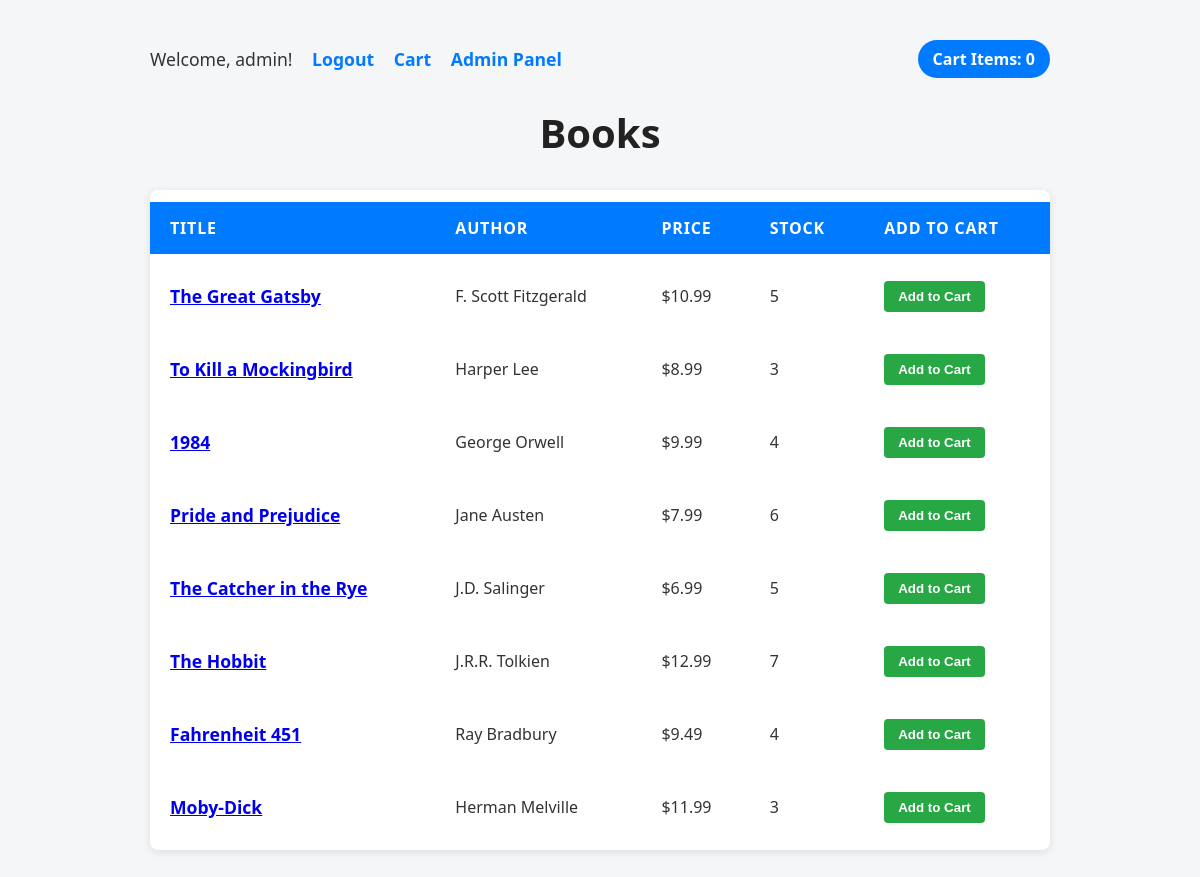
The app's page / (signed in) with its own data.
### bookstore_app/models.py (models this page shows, shortened)
class Book(models.Model):
    title = models.CharField(max_length=200)
    author = models.CharField(max_length=100)
    description = models.TextField(blank=True)
    price = models.DecimalField(max_digits=6, decimal_places=2)
    stock = models.PositiveIntegerField(default=0)
    created_at = models.DateTimeField(auto_now_add=True)
    updated_at = models.DateTimeField(auto_now=True)

### bookstore_app/views.py (the view)
# urls.py: path('', BookListView.as_view(), name='book_list'),
class BookListView(View):
    def get(self, request):
        books = Book.objects.all()
        cart = request.session.get('cart', {})
        cart_item_count = sum(cart.values())
        return render(request, 'book_list.html', {'books': books, 'cart_item_count': cart_item_count})

### bookstore_app/templates/book_list.html (shortened to what this page needs)
<!DOCTYPE html>
<html>
<head>
</head>
<body>
    <div class="header">
        <div class="welcome">
            {% if user.is_authenticated %}
                Welcome, {{ user.username }}!
                <a href="{% url 'bookstore_app:logout' %}">Logout</a>
                <a href="{% url 'bookstore_app:cart' %}">Cart</a>
                {% if user.is_staff %}
                    <a href="{% url 'bookstore_app:admin_book_list' %}">Admin Panel</a>
                {% endif %}
            {% else %}
                <a href="{% url 'bookstore_app:login' %}">Login</a> |
                <a href="{% url 'bookstore_app:register' %}">Register</a>
            {% endif %}
        </div>
        <a href="{% url 'bookstore_app:cart' %}" class="cart-info">
            Cart Items: {{ cart_item_count|default:"0" }}
        </a>
    </div>
    <h1>Books</h1>
    <table>
        <thead>
            <tr>
                <th>Title</th>
                <th>Author</th>
                <th>Price</th>
                <th>Stock</th>
                <th>Add to Cart</th>
            </tr>
        </thead>
        <tbody>
            {% for book in books %}
            <tr>
                <td><a href="{% url 'bookstore_app:book_detail' book.pk %}">{{ book.title }}</a></td>
                <td>{{ book.author }}</td>
                <td>${{ book.price }}</td>
                <td>{{ book.stock }}</td>
                <td>
                    <form action="{% url 'bookstore_app:add_to_cart' book.pk %}" method="post">
                        <button type="submit">Add to Cart</button>
                    </form>
                </td>
            </tr>
            {% empty %}
            <tr>
                <td colspan="5">No books available.</td>
            </tr>
            {% endfor %}
        </tbody>
    </table>
</body>
</html>

### bookstore_app/templates/book_list.html (style rules this page uses)
body { font-family: 'Segoe UI', Tahoma, Geneva, Verdana, sans-serif; background-color: #f4f6f8; margin: 40px auto; max-width: 900px; color: #333; }
h1 { text-align: center; color: #222; margin-bottom: 30px; font-weight: 700; font-size: 2.5em; }
.header { display: flex; justify-content: space-between; align-items: center; margin-bottom: 20px; }
.header .welcome { font-size: 1.1em; }
.header .cart-info { font-weight: 600; font-size: 1em; background-color: #007BFF; color: white; padding: 8px 15px; border-radius: 20px; cursor: pointer; text-decoration: none; }
.header a { color: #007BFF; text-decoration: none; margin-left: 15px; font-weight: 600; }
table { width: 100%; border-collapse: separate; border-spacing: 0 12px; box-shadow: 0 2px 8px rgba(0,0,0,0.1); background-color: white; border-radius: 8px; overflow: hidden; }
th, td { padding: 15px 20px; text-align: left; }
th { background-color: #007BFF; color: white; font-weight: 600; text-transform: uppercase; letter-spacing: 0.05em; }
tbody tr { transition: background-color 0.3s ease; }
tbody tr td:first-child { font-weight: 600; font-size: 1.1em; }
form { margin: 0; }
button { background-color: #28a745; border: none; color: white; padding: 8px 14px; border-radius: 4px; cursor: pointer; font-weight: 600; transition: background-color 0.3s ease; }

### records on screen
Book: title "The Great Gatsby", author "F. Scott Fitzgerald", price "10.99", stock "5"
Book: title "To Kill a Mockingbird", author "Harper Lee", price "8.99", stock "3"
Book: title "1984", author "George Orwell", price "9.99", stock "4"
Book: title "Pride and Prejudice", author "Jane Austen", price "7.99", stock "6"
Book: title "The Catcher in the Rye", author "J.D. Salinger", price "6.99", stock "5"
Book: title "The Hobbit", author "J.R.R. Tolkien", price "12.99", stock "7"
Book: title "Fahrenheit 451", author "Ray Bradbury", price "9.49", stock "4"
Book: title "Moby-Dick", author "Herman Melville", price "11.99", stock "3"

### other values on screen
{{ user.username }} "admin"
{{ cart_item_count|default:"0" }} "0"
